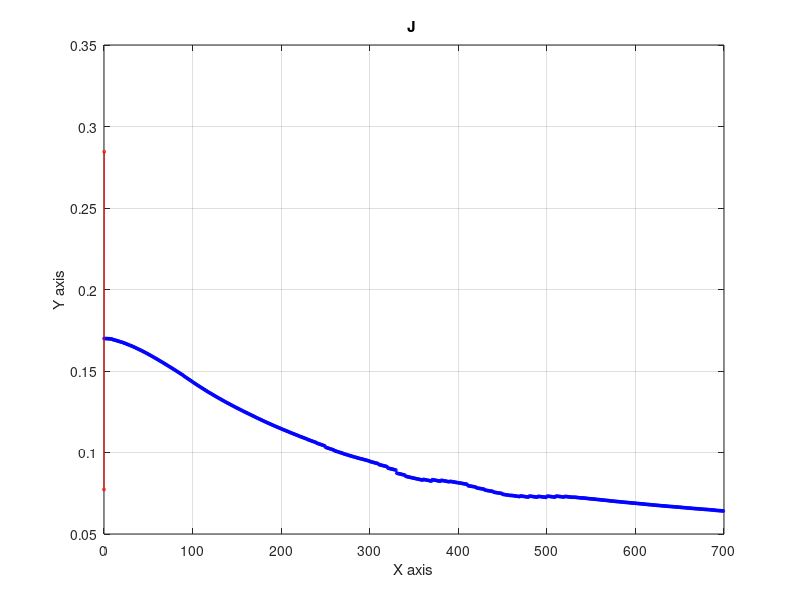

Write the MATLAB code that produced this figure.
% Load the data from the file
data = load('Jf_fast_2.dat');
data2 = load('J.dat');

% Separate the data into x and y components
x = data(:, 1);
y = data(:, 2);

x2 = data2(:, 1);
y2 = data2(:, 2);

% Filter out zero values
non_zero_indices = y ~= 0;
x_non_zero = x(non_zero_indices);
y_non_zero = y(non_zero_indices);

non_zero_indices2 = y2 ~= 0;
x2_non_zero = x2(non_zero_indices2);
y2_non_zero = y2(non_zero_indices2);

% Create a figure
figure;

% Plot the data with a thinner line
plot(x_non_zero, y_non_zero, 'b-o', 'MarkerSize', 2, 'LineWidth', 0.15); % Setting the LineWidth to 0.15 makes the line thinner

hold on

plot(x2_non_zero, y2_non_zero, 'r-o', 'MarkerSize', 2, 'LineWidth', 0.15);

% Add labels and title
xlabel('X axis');
ylabel('Y axis');
title('J ');

% Add grid for better readability
grid on;
